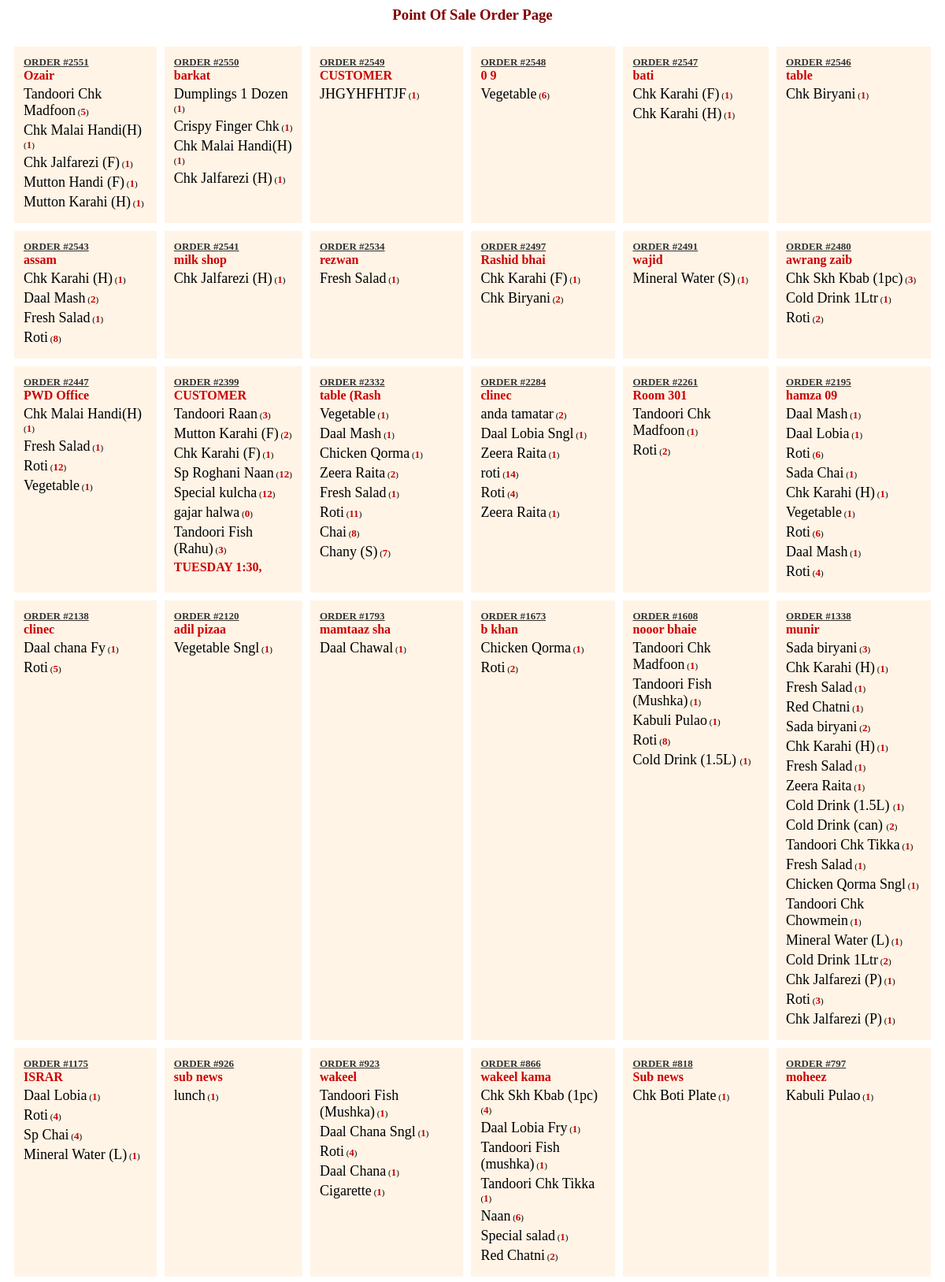
/pos_order.php (upper part), run on the app's committed database.
### tables this page shows
CREATE TABLE `order_tab` (
  `order_id` int(11) NOT NULL,
  `customer_name` varchar(50) NOT NULL,
  `date_time` datetime NOT NULL,
  `phone` varchar(15) NOT NULL,
  `amount` int(11) NOT NULL,
  `service_charge` int(11) NOT NULL,
  `discount` int(11) NOT NULL,
  `orderno` varchar(50) NOT NULL,
  `status` int(1) NOT NULL DEFAULT '1',
  `comments` varchar(200) NOT NULL,
  `usr` varchar(30) NOT NULL,
  `amount_status` varchar(5) NOT NULL,
  `order_type` varchar(10) NOT NULL,
  `tax1` int(11) NOT NULL,
  `tax2` int(11) NOT NULL,
  `tax3` int(11) NOT NULL DEFAULT '0',
  `order_rec_date` datetime NOT NULL,
  `plo` int(11) NOT NULL DEFAULT '0'
);

### pos_order.php (the view, shortened to what this page needs)
<?php
include('Connections/cn.php');
$pendingOrders = "select * from order_tab where status = '1' ORDER BY order_id DESC";
$row = mysqli_query($cn, $pendingOrders) or die(mysqli_error($cn));
$arrAuto=array();
while($data= mysqli_fetch_assoc($row)) $arrAuto[] = $data;
?>
<link rel="stylesheet" type="text/css" href="css/jquery.css">
<link rel="stylesheet" type="text/css" href="css/jquery-ui.css">
<head>
</head>
<div id="msg" align="center">
    <h3 align='center' style='font-family:verdana; color:maroon;'>Point Of Sale Order Page </h3>
</div>
<table border = '0' cellpadding='10' cellspacing = '10' >
    <tr>
        <?php
        $count = 1;
        foreach($arrAuto as $data){
        $comments = $data['comments'];
        ?>
        <td align='left' valign='top' bgcolor='#FFF4E6' style='border:1px; border-color:red;'>
            <table class='order' style='border:0px;' cellpadding='2' cellspacing='2'>
                <tr>
                    <td>
                        <font color="#333333" size='2'><b>
                                <U>ORDER #<?=$data['order_id']?></U><br>
                        </font>
                        <font color='#cc0000' size='3'><b>
                                <?= substr($data['customer_name'],0,11)?> <br>
                        </font>
                    </td>
                </tr>
                <?php
                $ID = $data['order_id'];
                $qrysub = "select item,qty from sub_order_tab where order_id = '$ID'";
                $rowsub = mysqli_query($cn, $qrysub) or die(mysqli_error($cn));
                $arrsub=array();
                while($data= mysqli_fetch_assoc($rowsub)){
                    $arrsub[] = $data;
                }
                foreach($arrsub as $sub){
                    ?>
                    <tr>
                        <td align='left' valign='top'>
                            <?="<font size='4'>".$sub['item']."</font> (<font color='#cc0000' size='2'><b>".$sub['qty']."</font></b>)"?>
                        </td>
                    </tr>
                    <?php
                }
                ?>
                <tr>
                    <td>
                        <font color='#cc0000' size='3'>
                            <b>
                                <?=strtoupper($comments)?>
                            </b>
                        </font>
                    </td>
                </tr>
            </table>
        </td>
        <?php
        $count ++;
        if($count == 7){
        ?>
    </tr>
    <tr>
        <?php
        $count = 1;
        }
        ?>
        <?php
        }
        ?>
    </tr>
</table>

### pos_order.php (style rules this page uses)
.order { font-family:verdana; font-size:11px; border: 1px solid silver; border-collapse: collapse; }

### data on the page
order_tab: order_id "2551", customer_name "Ozair", item "Tandoori Chk Madfoon", qty "5", item "Chk Malai Handi(H)", qty "1", item "Chk Jalfarezi (F)", item "Mutton Handi (F)", item "Mutton Karahi (H)"
order_tab: order_id "2550", customer_name "barkat", item "Dumplings 1 Dozen", qty "1", item "Crispy Finger Chk", item "Chk Malai Handi(H)", item "Chk Jalfarezi (H)"
order_tab: order_id "2549", customer_name "CUSTOMER", item "JHGYHFHTJF", qty "1"
order_tab: order_id "2548", customer_name "0 9", item "Vegetable", qty "6"
order_tab: order_id "2547", customer_name "bati", item "Chk Karahi (F)", qty "1", item "Chk Karahi (H)"
order_tab: order_id "2546", customer_name "table", item "Chk Biryani", qty "1"
order_tab: order_id "2543", customer_name "assam", item "Chk Karahi (H)", qty "1", item "Daal Mash", qty "2", item "Fresh Salad", item "Roti", qty "8"
order_tab: order_id "2541", customer_name "milk shop", item "Chk Jalfarezi (H)", qty "1"
order_tab: order_id "2534", customer_name "rezwan", item "Fresh Salad", qty "1"
order_tab: order_id "2497", customer_name "Rashid bhai", item "Chk Karahi (F)", qty "1", item "Chk Biryani", qty "2"
order_tab: order_id "2491", customer_name "wajid", item "Mineral Water (S)", qty "1"
order_tab: order_id "2480", customer_name "awrang zaib", item "Chk Skh Kbab (1pc)", qty "3", item "Cold Drink 1Ltr", qty "1", item "Roti", qty "2"
order_tab: order_id "2447", customer_name "PWD Office", item "Chk Malai Handi(H)", qty "1", item "Fresh Salad", item "Roti", qty "12", item "Vegetable"
order_tab: order_id "2399", customer_name "CUSTOMER", item "Tandoori Raan", qty "3", item "Mutton Karahi (F)", qty "2", item "Chk Karahi (F)", qty "1", item "Sp Roghani Naan", qty "12", item "Special kulcha", item "gajar halwa", qty "0", item "Tandoori Fish (Rahu)", comments "TUESDAY 1:30,"
order_tab: order_id "2332", customer_name "table (Rash", item "Vegetable", qty "1", item "Daal Mash", item "Chicken Qorma", item "Zeera Raita", qty "2", item "Fresh Salad", item "Roti", qty "11", item "Chai", qty "8", item "Chany (S)", qty "7"
order_tab: order_id "2284", customer_name "clinec", item "anda tamatar", qty "2", item "Daal Lobia Sngl", qty "1", item "Zeera Raita", item "roti", qty "14", item "Roti", qty "4"
order_tab: order_id "2261", customer_name "Room 301", item "Tandoori Chk Madfoon", qty "1", item "Roti", qty "2"
order_tab: order_id "2195", customer_name "hamza 09", item "Daal Mash", qty "1", item "Daal Lobia", item "Roti", qty "6", item "Sada Chai", item "Chk Karahi (H)", item "Vegetable", qty "4"
order_tab: order_id "2138", customer_name "clinec", item "Daal chana Fy", qty "1", item "Roti", qty "5"
order_tab: order_id "2120", customer_name "adil pizaa", item "Vegetable Sngl", qty "1"
order_tab: order_id "1793", customer_name "mamtaaz sha", item "Daal Chawal", qty "1"
order_tab: order_id "1673", customer_name "b khan", item "Chicken Qorma", qty "1", item "Roti", qty "2"
order_tab: order_id "1608", customer_name "nooor bhaie", item "Tandoori Chk Madfoon", qty "1", item "Tandoori Fish (Mushka)", item "Kabuli Pulao", item "Roti", qty "8", item "Cold Drink (1.5L)"
order_tab: order_id "1338", customer_name "munir", item "Sada biryani", qty "3", item "Chk Karahi (H)", qty "1", item "Fresh Salad", item "Red Chatni", qty "2", item "Zeera Raita", item "Cold Drink (1.5L)", item "Cold Drink (can)", item "Tandoori Chk Tikka", item "Chicken Qorma Sngl", item "Tandoori Chk Chowmein", item "Mineral Water (L)", item "Cold Drink 1Ltr", item "Chk Jalfarezi (P)", item "Roti"
order_tab: order_id "1175", customer_name "ISRAR", item "Daal Lobia", qty "1", item "Roti", qty "4", item "Sp Chai", item "Mineral Water (L)"
order_tab: order_id "926", customer_name "sub news", item "lunch", qty "1"
order_tab: order_id "923", customer_name "wakeel", item "Tandoori Fish (Mushka)", qty "1", item "Daal Chana Sngl", item "Roti", qty "4", item "Daal Chana", item "Cigarette"
order_tab: order_id "866", customer_name "wakeel kama", item "Chk Skh Kbab (1pc)", qty "4", item "Daal Lobia Fry", qty "1", item "Tandoori Fish (mushka)", item "Tandoori Chk Tikka", item "Naan", qty "6", item "Special salad", item "Red Chatni", qty "2"
order_tab: order_id "818", customer_name "Sub news", item "Chk Boti Plate", qty "1"
order_tab: order_id "797", customer_name "moheez", item "Kabuli Pulao", qty "1"
